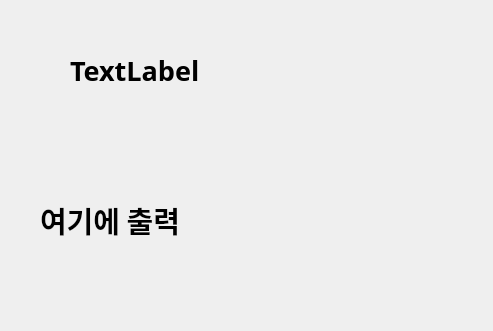
<?xml version="1.0" encoding="UTF-8"?>
<ui version="4.0">
 <class>Dialog</class>
 <widget class="QDialog" name="Dialog">
  <property name="geometry">
   <rect>
    <x>0</x>
    <y>0</y>
    <width>493</width>
    <height>331</height>
   </rect>
  </property>
  <property name="windowTitle">
   <string>Dialog</string>
  </property>
  <widget class="QLabel" name="label">
   <property name="geometry">
    <rect>
     <x>40</x>
     <y>190</y>
     <width>391</width>
     <height>61</height>
    </rect>
   </property>
   <property name="font">
    <font>
     <family>맑은 고딕</family>
     <pointsize>22</pointsize>
     <weight>75</weight>
     <bold>true</bold>
    </font>
   </property>
   <property name="text">
    <string>여기에 출력</string>
   </property>
  </widget>
  <widget class="QLabel" name="label_2">
   <property name="geometry">
    <rect>
     <x>70</x>
     <y>20</y>
     <width>271</width>
     <height>101</height>
    </rect>
   </property>
   <property name="font">
    <font>
     <family>맑은 고딕</family>
     <pointsize>20</pointsize>
     <weight>75</weight>
     <bold>true</bold>
    </font>
   </property>
   <property name="text">
    <string>TextLabel</string>
   </property>
  </widget>
 </widget>
 <resources/>
 <connections/>
</ui>
